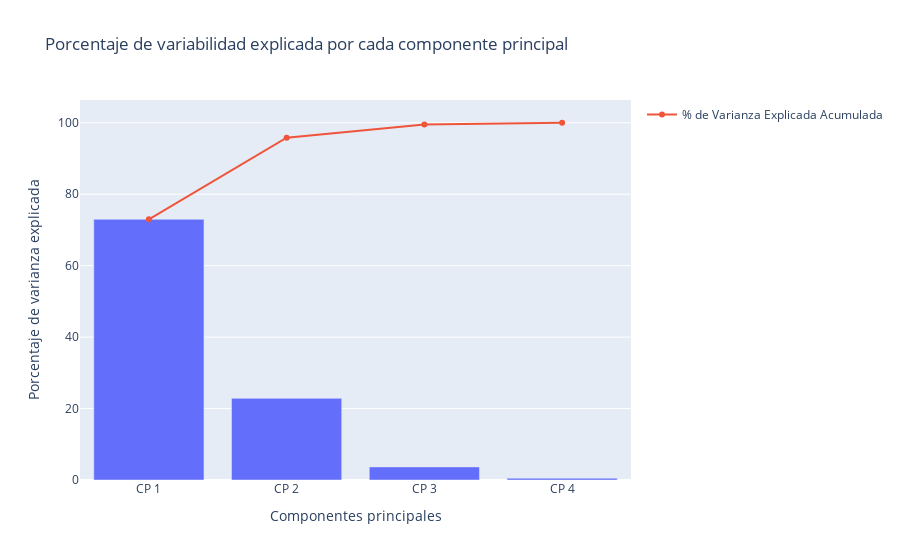

Write notebook code for a chart like this one.
### Markdown cell above
Una vez ordenados los valores propios, que recordamos son una medida de la varianza de los datos, la cuestión es decidir, cuál es el menor número de vectores propios o componentes principales, con el que podemos expresar “**la esencia principal**” de la información contenida en ese dataset. Para ello, usaremos un métrica que se conoce como 
$\color{blue}{\text{“varianza explicada”}}$, que muestra cuánta varianza se puede atribuir a cada una de estas componentes principales.

### Code cell
plot1 = go.Bar(x=["CP %s"%i for i in range(1,5)], y = var_exp, showlegend=False)
plot2 = go.Scatter(x=["CP %s"%i for i in range(1,5)], y = cum_var_exp, showlegend=True, name = "% de Varianza Explicada Acumulada")

data = go.Data([plot1, plot2])

layout = go.Layout(xaxis = go.XAxis(title="Componentes principales"), 
               yaxis = go.YAxis(title = "Porcentaje de varianza explicada"),
               title = "Porcentaje de variabilidad explicada por cada componente principal")

fig = go.Figure(data = data, layout = layout)
fig.show()

### Figure 1 — Plotly figure (JSON) as saved in the notebook; plotly's stock layout.template omitted (floating-point values rounded to 4 significant figures)
{"data": [{"showlegend": false, "type": "bar", "x": ["CP 1", "CP 2", "CP 3", "CP 4"], "y": [72.96, 22.85, 3.669, 0.5179]}, {"name": "% de Varianza Explicada Acumulada", "showlegend": true, "type": "scatter", "x": ["CP 1", "CP 2", "CP 3", "CP 4"], "y": [72.96, 95.81, 99.48, 100]}], "layout": {"title": {"text": "Porcentaje de variabilidad explicada por cada componente principal"}, "xaxis": {"title": {"text": "Componentes principales"}}, "yaxis": {"title": {"text": "Porcentaje de varianza explicada"}}}}
